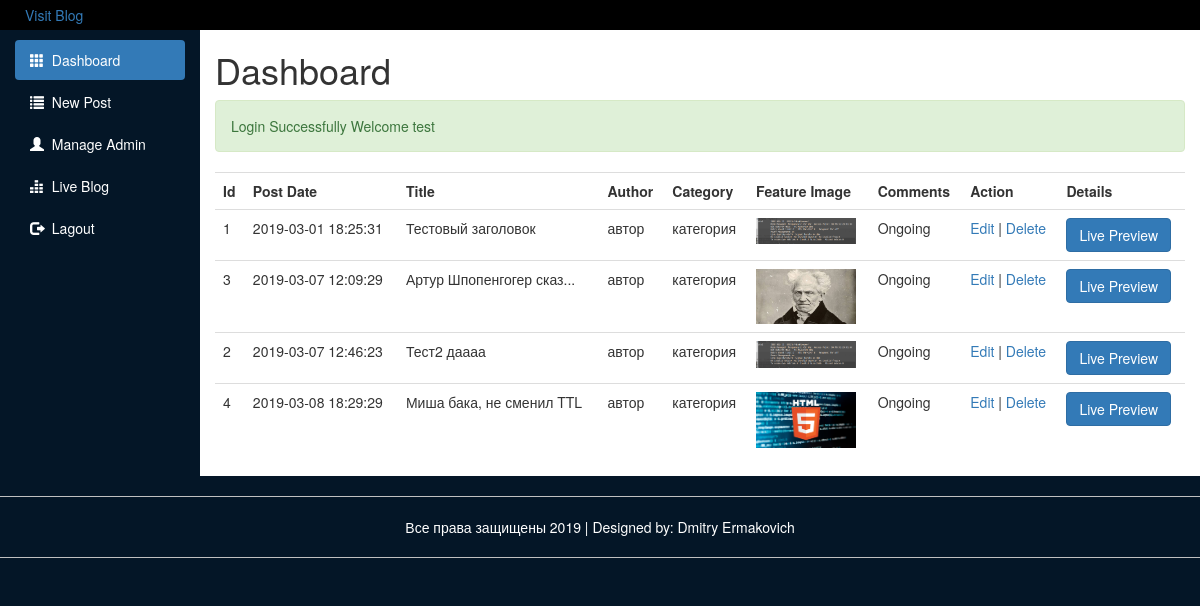
/src/public_routes/Dashboard.php (signed in), run on an earlier commit of the app's database.
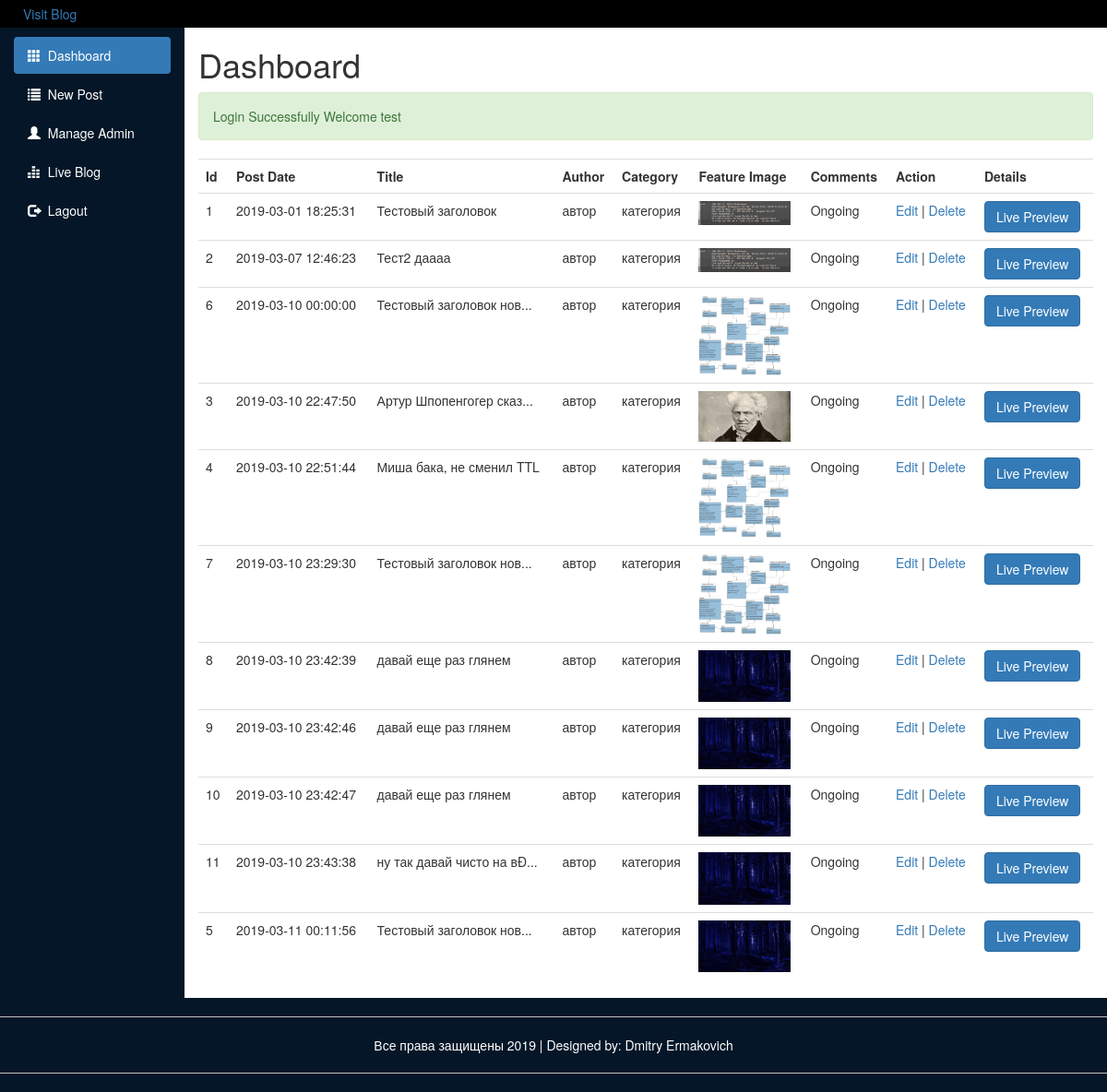
And on a later commit of the database.
### src/Include/dbFunctions.php (called while the page is built, shortened)
<?php
require_once 'DatabaseLoad.php';
function doSQLQuery($query)
{
  global $con2;
  try {
    $exec = mysqli_query($con2, $query) or die(mysqli_error($con2));
    if ($exec) {
      return $exec;
    }
  } catch (Exception $e) {
    echo $e->getMessage();
  }
  return false;
}

### src/public_routes/Dashboard.php (the view, shortened to what this page needs)
<?php require_once('../Include/Sessions.php') ?>
<?php require_once('../Include/commonFuncs.php') ?>
<?php require_once('../Include/dbFunctions.php') ?>
<!DOCTYPE html>
<html>
<head>
  <link rel="stylesheet" type="text/css" href="../js-scripts/bootstrap/css/bootstrap.min.css">
  <link rel="stylesheet" type="text/css" href="../js-scripts/Assets/style.css">
</head>
<body>
  <div class="heading">
    <a href="">
      <p>Visit Blog</p>
    </a>
  </div>
  <div class="container-fluid">
    <div class="main" id="dashboard">
      <div class="row">
        <div class="col-sm-2">
          <ul id="side-menu" class="nav nav-pills nav-stacked">
            <li class="active"><a href="Dashboard.php">
                <span class="glyphicon glyphicon-th"></span>
                &nbsp;Dashboard</a></li>
            <li><a href="NewPost.php">
                <span class="glyphicon glyphicon-list"></span>
                &nbsp;New Post</a></li>
            <li><a href="Admin.php">
                <span class="glyphicon glyphicon-user"></span>
                &nbsp;Manage Admin</a></li>
            <li><a href="Blog.php">
                <span class="glyphicon glyphicon-equalizer"></span>
                &nbsp;Live Blog</a></li>
            <li><a href="Lagout.php">
                <span class="glyphicon glyphicon-log-out"></span>
                &nbsp;Lagout</a></li>
          </ul>
        </div>
        <div class="col-xs-10" style="min-height: -webkit-fill-available;">
          <div>
            <h1>Dashboard</h1>
            <?php echo SuccessMessage(); ?>
            <div class="table-responsive">
              <?php
							$sql = "SELECT * FROM Статьи ORDER BY дата_публикации";
							$exec = doSQLQuery($sql);
							if(mysqli_num_rows($exec) < 1	) {
								?>
              <p class="lead">You Have 0 Post For The Moment</p>
              <a href="NewPost.php"><button class="btn btn-info">Add Post</button></a>
              <?php
							}else{ ?>
              <table class="table table-hover">
                <tr>
                  <th>Id</th>
                  <th>Post Date</th>
                  <th>Title</th>
                  <th>Author</th>
                  <th>Category</th>
                  <th>Feature Image</th>
                  <th>Comments</th>
                  <th>Action</th>
                  <th>Details</th>
                </tr>
                <?php
								while ($post = mysqli_fetch_assoc($exec)) {
									$post_id = $post['id'];
									$post_date = $post['дата_публикации'];
									$post_title = $post['заголовок'];
									$category = 'категория';
									$author = "автор";
									$image = $post['изображение'];
									?>
                <tr>
                  <td><?php echo $post_id; ?></td>
                  <td><?php echo $post_date; ?></td>
                  <td><?php
									if(strlen($post_title) > 42 ) {
										echo substr($post_title,0,42) . '...';
									}else {
										echo $post_title;
									}
									?></td>
                  <td><?php echo $author; ?></td>
                  <td><?php echo $category; ?></td>
                  <td>
                    <?php echo "<img class='img-responsive' src='../Upload/Image/$image' width='100px' height='150px'>"; ?>
                  </td>
                  <td><?php echo 'Ongoing'; ?></td>
                  <td>
                    <?php echo "<a href='editpost.php?post_id=$post_id'>Edit</a> | <a href='deletepost.php?delete_post_id=$post_id'>Delete</a>"; ?>
                  </td>
                  <td><a href="Post.php?id=<?php echo $post_id; ?>"><button class="btn btn-primary">Live
                        Preview</button></a></td>
                </tr>
                <?php
								}
							}
							?>
              </table>
            </div>
          </div>
        </div>
      </div>
    </div>
  </div>
  <div class="row" id="footer">
    <div class="col-sm-12">
      <hr>
      <p>Все права защищены 2019 | Designed by: Dmitry Ermakovich</p>
      <hr>
    </div>
  </div>
</body>
</html>

### src/Include/Sessions.php (shortened to what this page needs)
<?php
function SuccessMessage()
{
  if (isset($_SESSION['successMessage'])) {
    $ouput = "
			<div class='alert alert-success'>" .
    htmlentities($_SESSION["successMessage"]) .
      "</div>
		";
    return $ouput;
  }
}

### src/public_routes/js-scripts/Assets/style.css (style rules this page uses)
body { background: #041627; overflow-x: hidden; }
.heading { height: 50px; padding: 5px; background: black; padding-left: 25px; color: silver; }
.col-sm-2 { background: #041627; padding-top: 10px; }
.col-xs-10 { background: white !important; min-height: 650px; overflow: hidden; }
#side-menu li a { color: white; }
#footer { text-align: center; color: white; }
hr { border-color: silver; }
.main { margin-top : -20px; }

What changed in the data, as far as the page shows it:
shown differently, row unchanged: статьи "Тест2 даааа": moves up the list
added статьи: id "6", дата_публикации "2019-03-10 00:00:00", заголовок "Тестовый заголовок нов", author "автор", category "категория", изображение (picture)
changed статьи "Артур Шпопенгогер сказ": дата_публикации "2019-03-07 12:09:29" → "2019-03-10 22:47:50"
changed статьи "Миша бака, не сменил TTL": дата_публикации "2019-03-08 18:29:29" → "2019-03-10 22:51:44"; изображение: a different picture
added статьи: id "7", дата_публикации "2019-03-10 23:29:30", заголовок "Тестовый заголовок нов", author "автор", category "категория", изображение (picture)
added статьи: id "8", дата_публикации "2019-03-10 23:42:39", заголовок "давай еще раз глянем", author "автор", category "категория", изображение (placeholder picture)
added статьи: id "9", дата_публикации "2019-03-10 23:42:46", заголовок "давай еще раз глянем", author "автор", category "категория", изображение (placeholder picture)
added статьи: id "10", дата_публикации "2019-03-10 23:42:47", заголовок "давай еще раз глянем", author "автор", category "категория", изображение (placeholder picture)
added статьи: id "11", дата_публикации "2019-03-10 23:43:38", заголовок "ну так давай чисто на вÐ", author "автор", category "категория", изображение (placeholder picture)
added статьи: id "5", дата_публикации "2019-03-11 00:11:56", заголовок "Тестовый заголовок нов", author "автор", category "категория", изображение (placeholder picture)
